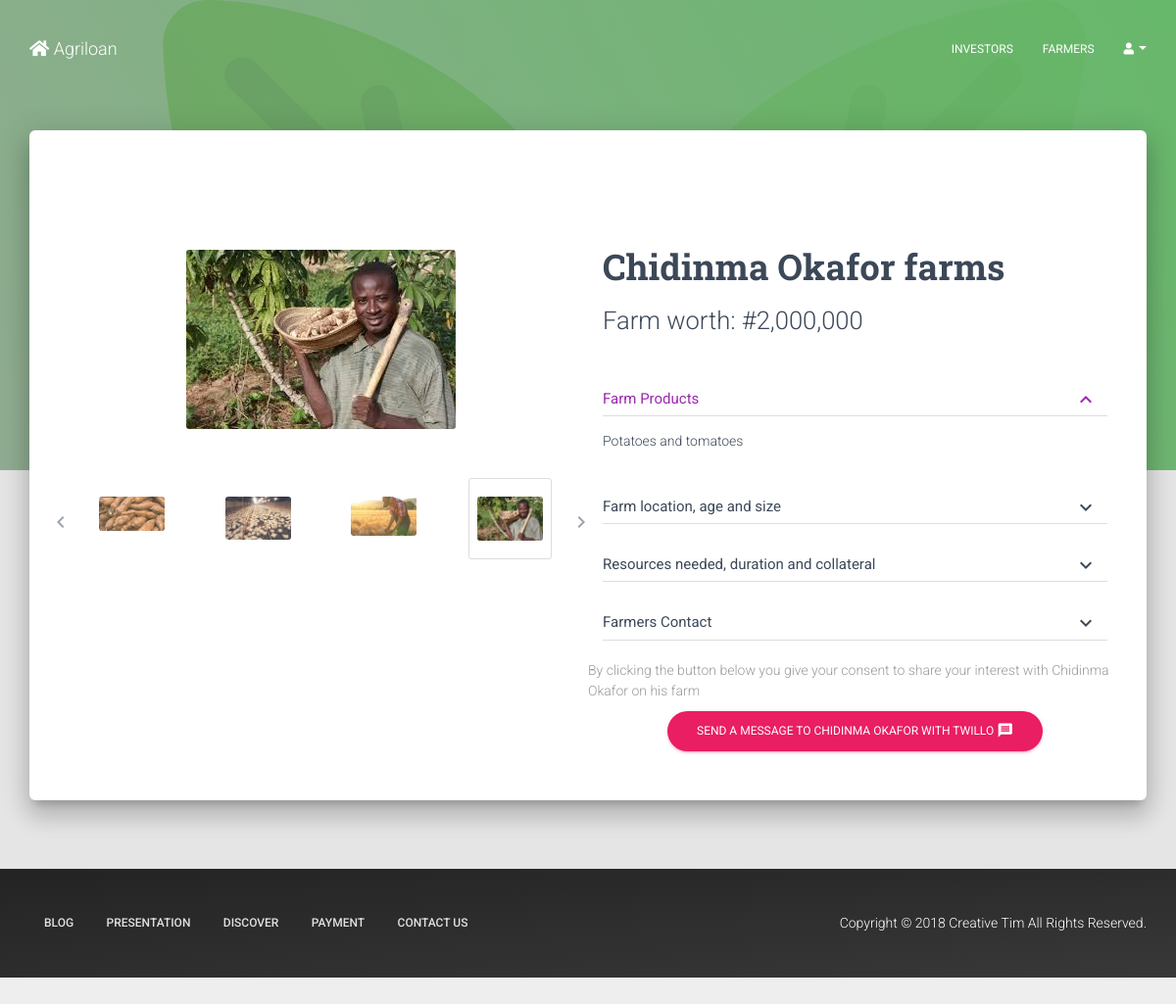
Screenshot of /request.php?id=19 with the database file from the repository.
### tables this page shows
CREATE TABLE `farmer` (
  `id` int(100) NOT NULL,
  `userId` int(100) NOT NULL,
  `product` varchar(500) NOT NULL,
  `location` varchar(500) NOT NULL,
  `size` varchar(500) NOT NULL,
  `age` varchar(100) NOT NULL,
  `date` varchar(100) NOT NULL,
  `resources` varchar(500) NOT NULL,
  `collateral` varchar(500) NOT NULL,
  `duration` int(100) NOT NULL
);

CREATE TABLE `users` (
  `firstName` varchar(255) NOT NULL,
  `lastname` varchar(255) NOT NULL,
  `email` varchar(255) NOT NULL,
  `password` varchar(255) NOT NULL,
  `category` varchar(10) NOT NULL,
  `date` varchar(255) NOT NULL,
  `id` int(255) NOT NULL,
  `contact` varchar(100) NOT NULL,
  `image` varchar(100) DEFAULT NULL
);

### includes/classes/Request.php (called while the page is built, shortened)
<?php
   class Request
   {
      private $con;
      function __construct($con)
      {
         $this->con = $con;
      }
      public function fetchRequestDetails($requestId){
         $sql = "SELECT farmer.id, farmer.userId, farmer.date, farmer.product, farmer.location, farmer.size, farmer.age, farmer.resources, farmer.collateral, farmer.duration, users.firstName, users.image,users.lastname, users.contact, users.email, users.category
                   FROM farmer
                    INNER JOIN users ON farmer.userId= users.id
                        WHERE farmer.id='$requestId'";
         $query = mysqli_query($this->con, $sql);
         $query = mysqli_fetch_array($query);
         return $query;
      }
}
 ?>

### request.php (the view, shortened to what this page needs)
<?php
 if (isset($_GET['id'])) {
    $requestId = $_GET['id'];
  }else{
    header("location: index.php");
  }
      require_once 'includes/databaseConfig.php';
      require_once 'includes/classes/Request.php';
      $request = new Request($con);
  $requestDetails = $request->fetchRequestDetails($requestId);
?>
<!doctype html>
<html lang="en">
<head>
  <link rel="stylesheet" href="https://maxcdn.bootstrapcdn.com/font-awesome/latest/css/font-awesome.min.css" />
   <link rel="stylesheet" href="https://use.fontawesome.com/releases/v5.3.1/css/all.css">
    <link href="assets/css/bootstrap.min.css" rel="stylesheet" />
    <link href="assets/css/material-kit.css?v=1.2.1" rel="stylesheet"/>
</head>
<body class="product-page">
  <nav class="navbar navbar-primary navbar-transparent navbar-fixed-top navbar-color-on-scroll" color-on-scroll="100">
      <div class="container">
         <div class="navbar-header">
            <a class="navbar-brand" href="index.php">
               <i class="fas fa-home"></i> Agriloan
            </a>
         </div>
         <div class="collapse navbar-collapse">
            <ul class="nav navbar-nav navbar-right">
               <li>
                <a href="investors.php">
                  Investors
                  </a>
               </li>
               <li>
                  <a href="authors.php">
                  </i> Farmers</a>
               </li>
               <li class="dropdown">
                  <a href="#" class="dropdown-toggle" data-toggle="dropdown">
                     <i class="fas fa-user"></i>
                     <b class="caret"></b>
                  </a>
               </li>
            </ul>
         </div>
      </div>
    </nav>
  <div class="page-header header-filter" data-parallax="true" filter-color="green" style="background-image: url('assets/images/sprout.svg');">
      <div class="container">
          <div class="row title-row">
              <div class="col-md-4 col-md-offset-8">
          <button class="btn btn-round btn-rose pull-right"> <i class="far fa-eye"></i> 10 Investors have shown interest</button>
              </div>
          </div>
      </div>
  </div>
  <div class="section section-gray">
      <div class="container">
            <div class="main main-raised main-product">
                <div class="row">
                    <div class="col-md-6 col-sm-6">
                       <div class="tab-content">
                              <div class="tab-pane active" id="product-page2">
                                  <img src="assets/images/<?php echo $requestDetails['image']?>.jpeg"/>
                             </div>
                        </div>
                        <ul class="nav flexi-nav" role="tablist" id="flexiselDemo1">
              <li>
                <a href="#product-page1" role="tab" data-toggle="tab" aria-expanded="false">
                  <img src="assets/images/f2.jpeg"/>
                </a>
              </li>
              <li class="active">
                <a href="#product-page2" role="tab" data-toggle="tab" aria-expanded="false">
                  <img src="assets/images/<?php echo $requestDetails['image']?>.jpeg"/>
                </a>
              </li>
              <li>
                <a href="#product-page3" role="tab" data-toggle="tab" aria-expanded="false">
                  <img src="assets/images/f3.jpeg"/>
                </a>
              </li>
              <li>
                <a href="#product-page4" role="tab" data-toggle="tab" aria-expanded="true">
                  <img src="assets/images/f4.jpeg"/>
                </a>
              </li>
                       </ul>
                    </div>
                    <div class="col-md-6 col-sm-6">
            <h2 class="title"> <?php echo $requestDetails['firstName'] . " " . $requestDetails['lastname']. " farms"; ?></h4>  </h2>
            <h3 class="main-price">Farm worth: #2,000,000</h3>
            <div id="acordeon">
            <div class="panel-group" id="accordion">
          <div class="panel panel-border panel-default">
            <div class="panel-heading" role="tab" id="headingOne">
                <a role="button" data-toggle="collapse" data-parent="#accordion" href="#collapseOne" aria-expanded="true" aria-controls="collapseOne">
                    <h4 class="panel-title">
                    Farm Products
                    <i class="material-icons">keyboard_arrow_down</i>
                    </h4>
                </a>
            </div>
            <div id="collapseOne" class="panel-collapse collapse in">
              <div class="panel-body">
               <p><?php echo $requestDetails['product']; ?></p>
              </div>
            </div>
          </div>
          <div class="panel panel-border panel-default">
            <div class="panel-heading" role="tab" id="headingOne">
                <a role="button" data-toggle="collapse" data-parent="#accordion" href="#collapseTwo" aria-controls="collapseOne">
                    <h4 class="panel-title">
                    Farm location, age and size
                    <i class="material-icons">keyboard_arrow_down</i>
                    </h4>
                </a>
            </div>
          </div>
          <div class="panel panel-border panel-default">
            <div class="panel-heading" role="tab" id="headingOne">
                <a role="button" data-toggle="collapse" data-parent="#accordion" href="#collapseThree" aria-controls="collapseOne">
                    <h4 class="panel-title">
                    Resources needed, duration and collateral
                    <i class="material-icons">keyboard_arrow_down</i>
                    </h4>
                </a>
            </div>
          </div>
           <div class="panel panel-border panel-default">
            <div class="panel-heading" role="tab" id="headingOne">
                <a role="button" data-toggle="collapse" data-parent="#accordion" href="#collapsefive" aria-controls="collapseOne">
                    <h4 class="panel-title">
                   Farmers Contact
                    <i class="material-icons">keyboard_arrow_down</i>
                    </h4>
                </a>
            </div>
          </div>
                  </div>
        </div>
<div class="row text-gray text-left">
     By clicking the button below you give your consent to share your interest with  <?php echo $requestDetails['firstName'] . " " . $requestDetails['lastname'] ?> on his farm
  </div>
  <div class="row text-center">
      <a href="sendMessage.php?id=<?php echo $requestDetails['contact']?>&mail=<?php echo $requestDetails['email'] ?> " name="submit" class="btn btn-rose btn-round">send a Message to <?php echo $requestDetails['firstName'] . " " . $requestDetails['lastname'] ?> with twillo
      <i class="material-icons">message</i></a>
  </div>
          </div>
      </div>
  </div>
  </div>
  </div>
<footer class="footer footer-black footer-big">
  <div class="container">
    <ul class="pull-left">
      <li>
        <a href="#pablo">
           Blog
        </a>
      </li>
      <li>
        <a href="#pablo">
          Presentation
        </a>
      </li>
      <li>
        <a href="#pablo">
           Discover
        </a>
      </li>
      <li>
        <a href="#pablo">
          Payment
        </a>
      </li>
      <li>
        <a href="#pablo">
          Contact Us
        </a>
      </li>
    </ul>
    <div class="copyright pull-right">
      Copyright &copy; <script>document.write(new Date().getFullYear())</script> Creative Tim All Rights Reserved.
    </div>
  </div>
</footer>
</body>
</html>

### rows the page displays
farmer: userId.image (picture), userId.firstName "Chidinma", userId.lastname "Okafor", product "Potatoes and tomatoes", userId.firstName "CHIDINMA", userId.lastname "OKAFOR"
